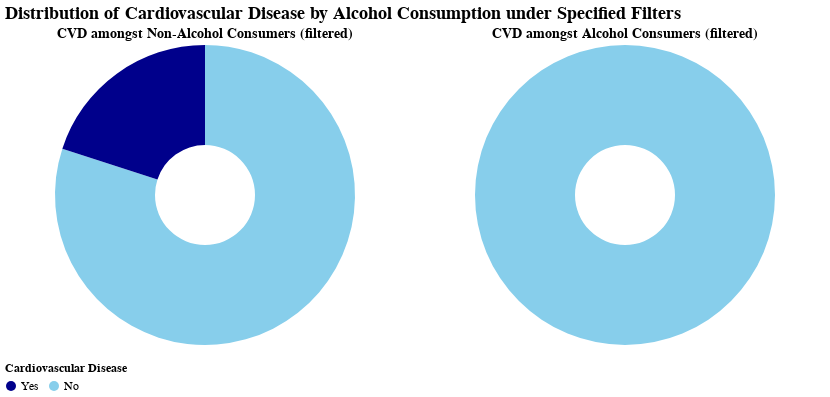

Write notebook code for a chart like this one.
### Code cell
alcohol_chart = alcohol_donut_chart.transform_filter(
    alt.datum.alco == 1
).properties(
    title=alt.TitleParams("CVD amongst Alcohol Consumers (filtered)", fontSize=14)
)

non_alcohol_chart = alcohol_donut_chart.transform_filter(
    alt.datum.alco == 0
).properties(
    title=alt.TitleParams("CVD amongst Non-Alcohol Consumers (filtered)", fontSize=14)
).encode(
    color=alt.Color('cardio:N', scale=color_scale, legend=alt.Legend(title="Cardiovascular Disease", orient='bottom', titleFontSize=12, labelFontSize=12))
)

# Combine the charts
combined_alcohol = alt.hconcat(non_alcohol_chart, alcohol_chart).resolve_scale(
    color='independent'
).properties(
    title=alt.TitleParams(
        text="Distribution of Cardiovascular Disease by Alcohol Consumption under Specified Filters",
        fontSize=18
    )
).configure_view(
    stroke=None
)

combined_alcohol

### Figure 1 — Vega-Lite specification as saved in the notebook (floating-point values rounded to 4 significant figures)
{"config": {"view": {"continuousWidth": 400, "continuousHeight": 300, "stroke": null}}, "hconcat": [{"mark": {"type": "arc", "innerRadius": 50}, "encoding": {"color": {"field": "cardio", "legend": {"labelFontSize": 12, "orient": "bottom", "title": "Cardiovascular Disease", "titleFontSize": 12}, "scale": {"domain": ["Yes", "No"], "range": ["darkblue", "skyblue"]}, "type": "nominal"}, "theta": {"field": "percentage", "stack": true, "type": "quantitative"}, "tooltip": [{"field": "counts", "title": "Number of Individuals", "type": "nominal"}, {"field": "percentage", "format": ".1%", "title": "Percentage", "type": "quantitative"}, {"field": "cardio", "title": "CVD Status", "type": "nominal"}]}, "selection": {"Gender": {"type": "single", "fields": ["gender"], "bind": {"input": "radio", "options": ["Female", "Male"], "name": "Gender: "}, "init": {"gender": "Female"}}, "Age Group": {"type": "single", "fields": ["age_group"], "bind": {"input": "select", "options": ["30-40", "41-50", "51-60", "61-70"], "name": "Age Group: "}, "init": {"age_group": "30-40"}}, "BMI Category": {"type": "single", "fields": ["BMI"], "bind": {"input": "select", "options": ["Underweight", "Normal", "Overweight", "Obese"], "name": "BMI Category: "}, "init": {"BMI": "Underweight"}}}, "title": {"text": "CVD amongst Non-Alcohol Consumers (filtered)", "fontSize": 14}, "transform": [{"filter": {"selection": "Gender"}}, {"filter": {"selection": "Age Group"}}, {"filter": {"selection": "BMI Category"}}, {"filter": "(datum.alco === 0)"}]}, {"mark": {"type": "arc", "innerRadius": 50}, "encoding": {"color": {"field": "cardio", "legend": null, "scale": {"domain": ["Yes", "No"], "range": ["darkblue", "skyblue"]}, "type": "nominal"}, "theta": {"field": "percentage", "stack": true, "type": "quantitative"}, "tooltip": [{"field": "counts", "title": "Number of Individuals", "type": "nominal"}, {"field": "percentage", "format": ".1%", "title": "Percentage", "type": "quantitative"}, {"field": "cardio", "title": "CVD Status", "type": "nominal"}]}, "selection": {"Gender": {"type": "single", "fields": ["gender"], "bind": {"input": "radio", "options": ["Female", "Male"], "name": "Gender: "}, "init": {"gender": "Female"}}, "Age Group": {"type": "single", "fields": ["age_group"], "bind": {"input": "select", "options": ["30-40", "41-50", "51-60", "61-70"], "name": "Age Group: "}, "init": {"age_group": "30-40"}}, "BMI Category": {"type": "single", "fields": ["BMI"], "bind": {"input": "select", "options": ["Underweight", "Normal", "Overweight", "Obese"], "name": "BMI Category: "}, "init": {"BMI": "Underweight"}}}, "title": {"text": "CVD amongst Alcohol Consumers (filtered)", "fontSize": 14}, "transform": [{"filter": {"selection": "Gender"}}, {"filter": {"selection": "Age Group"}}, {"filter": {"selection": "BMI Category"}}, {"filter": "(datum.alco === 1)"}]}], "data": {"name": "data-9e93af09055090ca862a78cc1a657084"}, "resolve": {"scale": {"color": "independent"}}, "title": {"text": "Distribution of Cardiovascular Disease by Alcohol Consumption under Specified Filters", "fontSize": 18}, "$schema": "https://vega.github.io/schema/vega-lite/v4.17.0.json", "datasets": {"data-9e93af09055090ca862a78cc1a657084": [{"gender": "Female", "cardio": "No", "age_group": "30-40", "BMI": "Normal", "alco": 0, "counts": 97, "percentage": 0.8661}, {"gender": "Female", "cardio": "No", "age_group": "30-40", "BMI": "Normal", "alco": 1, "counts": 2, "percentage": 1.0}, {"gender": "Female", "cardio": "No", "age_group": "30-40", "BMI": "Obese", "alco": 0, "counts": 5, "percentage": 0.7143}, {"gender": "Female", "cardio": "No", "age_group": "30-40", "BMI": "Obese", "alco": 1, "counts": 1, "percentage": 1.0}, {"gender": "Female", "cardio": "No", "age_group": "30-40", "BMI": "Overweight", "alco": 0, "counts": 107, "percentage": 0.6993}, {"gender": "Female", "cardio": "No", "age_group": "30-40", "BMI": "Overweight", "alco": 1, "counts": 7, "percentage": 0.875}, {"gender": "Female", "cardio": "No", "age_group": "30-40", "BMI": "Underweight", "alco": 0, "counts": 4, "percentage": 0.8}, {"gender": "Female", "cardio": "No", "age_group": "30-40", "BMI": "Underweight", "alco": 1, "counts": 1, "percentage": 1.0}, {"gender": "Female", "cardio": "No", "age_group": "41-50", "BMI": "Normal", "alco": 0, "counts": 3348, "percentage": 0.7397}, {"gender": "Female", "cardio": "No", "age_group": "41-50", "BMI": "Normal", "alco": 1, "counts": 70, "percentage": 0.7955}, {"gender": "Female", "cardio": "No", "age_group": "41-50", "BMI": "Obese", "alco": 0, "counts": 136, "percentage": 0.4304}, {"gender": "Female", "cardio": "No", "age_group": "41-50", "BMI": "Obese", "alco": 1, "counts": 3, "percentage": 0.2}, {"gender": "Female", "cardio": "No", "age_group": "41-50", "BMI": "Overweight", "alco": 0, "counts": 3516, "percentage": 0.5847}, {"gender": "Female", "cardio": "No", "age_group": "41-50", "BMI": "Overweight", "alco": 1, "counts": 133, "percentage": 0.6333}, {"gender": "Female", "cardio": "No", "age_group": "41-50", "BMI": "Underweight", "alco": 0, "counts": 143, "percentage": 0.872}, {"gender": "Female", "cardio": "No", "age_group": "41-50", "BMI": "Underweight", "alco": 1, "counts": 2, "percentage": 1.0}, {"gender": "Female", "cardio": "No", "age_group": "51-60", "BMI": "Normal", "alco": 0, "counts": 4716, "percentage": 0.5964}, {"gender": "Female", "cardio": "No", "age_group": "51-60", "BMI": "Normal", "alco": 1, "counts": 77, "percentage": 0.5878}, {"gender": "Female", "cardio": "No", "age_group": "51-60", "BMI": "Obese", "alco": 0, "counts": 249, "percentage": 0.3007}, {"gender": "Female", "cardio": "No", "age_group": "51-60", "BMI": "Obese", "alco": 1, "counts": 12, "percentage": 0.2727}, {"gender": "Female", "cardio": "No", "age_group": "51-60", "BMI": "Overweight", "alco": 0, "counts": 6610, "percentage": 0.4664}, {"gender": "Female", "cardio": "No", "age_group": "51-60", "BMI": "Overweight", "alco": 1, "counts": 201, "percentage": 0.4487}, {"gender": "Female", "cardio": "No", "age_group": "51-60", "BMI": "Underweight", "alco": 0, "counts": 118, "percentage": 0.6705}, {"gender": "Female", "cardio": "No", "age_group": "51-60", "BMI": "Underweight", "alco": 1, "counts": 2, "percentage": 1.0}, {"gender": "Female", "cardio": "No", "age_group": "61-70", "BMI": "Normal", "alco": 0, "counts": 1163, "percentage": 0.4019}, {"gender": "Female", "cardio": "No", "age_group": "61-70", "BMI": "Normal", "alco": 1, "counts": 12, "percentage": 0.3077}, {"gender": "Female", "cardio": "No", "age_group": "61-70", "BMI": "Obese", "alco": 0, "counts": 99, "percentage": 0.2346}, {"gender": "Female", "cardio": "No", "age_group": "61-70", "BMI": "Obese", "alco": 1, "counts": 4, "percentage": 0.4444}, {"gender": "Female", "cardio": "No", "age_group": "61-70", "BMI": "Overweight", "alco": 0, "counts": 1981, "percentage": 0.3002}, {"gender": "Female", "cardio": "No", "age_group": "61-70", "BMI": "Overweight", "alco": 1, "counts": 54, "percentage": 0.3396}, {"gender": "Female", "cardio": "No", "age_group": "61-70", "BMI": "Underweight", "alco": 0, "counts": 40, "percentage": 0.5333}, {"gender": "Female", "cardio": "No", "age_group": "61-70", "BMI": "Underweight", "alco": 1, "counts": 1, "percentage": 0.5}, {"gender": "Female", "cardio": "Yes", "age_group": "30-40", "BMI": "Normal", "alco": 0, "counts": 15, "percentage": 0.1339}, {"gender": "Female", "cardio": "Yes", "age_group": "30-40", "BMI": "Normal", "alco": 1, "counts": 0, "percentage": 0.0}, {"gender": "Female", "cardio": "Yes", "age_group": "30-40", "BMI": "Obese", "alco": 0, "counts": 2, "percentage": 0.2857}, {"gender": "Female", "cardio": "Yes", "age_group": "30-40", "BMI": "Obese", "alco": 1, "counts": 0, "percentage": 0.0}, {"gender": "Female", "cardio": "Yes", "age_group": "30-40", "BMI": "Overweight", "alco": 0, "counts": 46, "percentage": 0.3007}, {"gender": "Female", "cardio": "Yes", "age_group": "30-40", "BMI": "Overweight", "alco": 1, "counts": 1, "percentage": 0.125}, {"gender": "Female", "cardio": "Yes", "age_group": "30-40", "BMI": "Underweight", "alco": 0, "counts": 1, "percentage": 0.2}, {"gender": "Female", "cardio": "Yes", "age_group": "30-40", "BMI": "Underweight", "alco": 1, "counts": 0, "percentage": 0.0}, {"gender": "Female", "cardio": "Yes", "age_group": "41-50", "BMI": "Normal", "alco": 0, "counts": 1178, "percentage": 0.2603}, {"gender": "Female", "cardio": "Yes", "age_group": "41-50", "BMI": "Normal", "alco": 1, "counts": 18, "percentage": 0.2045}, {"gender": "Female", "cardio": "Yes", "age_group": "41-50", "BMI": "Obese", "alco": 0, "counts": 180, "percentage": 0.5696}, {"gender": "Female", "cardio": "Yes", "age_group": "41-50", "BMI": "Obese", "alco": 1, "counts": 12, "percentage": 0.8}, {"gender": "Female", "cardio": "Yes", "age_group": "41-50", "BMI": "Overweight", "alco": 0, "counts": 2497, "percentage": 0.4153}, {"gender": "Female", "cardio": "Yes", "age_group": "41-50", "BMI": "Overweight", "alco": 1, "counts": 77, "percentage": 0.3667}, {"gender": "Female", "cardio": "Yes", "age_group": "41-50", "BMI": "Underweight", "alco": 0, "counts": 21, "percentage": 0.128}, {"gender": "Female", "cardio": "Yes", "age_group": "41-50", "BMI": "Underweight", "alco": 1, "counts": 0, "percentage": 0.0}, {"gender": "Female", "cardio": "Yes", "age_group": "51-60", "BMI": "Normal", "alco": 0, "counts": 3192, "percentage": 0.4036}, {"gender": "Female", "cardio": "Yes", "age_group": "51-60", "BMI": "Normal", "alco": 1, "counts": 54, "percentage": 0.4122}, {"gender": "Female", "cardio": "Yes", "age_group": "51-60", "BMI": "Obese", "alco": 0, "counts": 579, "percentage": 0.6993}, {"gender": "Female", "cardio": "Yes", "age_group": "51-60", "BMI": "Obese", "alco": 1, "counts": 32, "percentage": 0.7273}, {"gender": "Female", "cardio": "Yes", "age_group": "51-60", "BMI": "Overweight", "alco": 0, "counts": 7562, "percentage": 0.5336}, {"gender": "Female", "cardio": "Yes", "age_group": "51-60", "BMI": "Overweight", "alco": 1, "counts": 247, "percentage": 0.5513}, {"gender": "Female", "cardio": "Yes", "age_group": "51-60", "BMI": "Underweight", "alco": 0, "counts": 58, "percentage": 0.3295}, {"gender": "Female", "cardio": "Yes", "age_group": "51-60", "BMI": "Underweight", "alco": 1, "counts": 0, "percentage": 0.0}, {"gender": "Female", "cardio": "Yes", "age_group": "61-70", "BMI": "Normal", "alco": 0, "counts": 1731, "percentage": 0.5981}, {"gender": "Female", "cardio": "Yes", "age_group": "61-70", "BMI": "Normal", "alco": 1, "counts": 27, "percentage": 0.6923}, {"gender": "Female", "cardio": "Yes", "age_group": "61-70", "BMI": "Obese", "alco": 0, "counts": 323, "percentage": 0.7654}, {"gender": "Female", "cardio": "Yes", "age_group": "61-70", "BMI": "Obese", "alco": 1, "counts": 5, "percentage": 0.5556}, {"gender": "Female", "cardio": "Yes", "age_group": "61-70", "BMI": "Overweight", "alco": 0, "counts": 4617, "percentage": 0.6998}, {"gender": "Female", "cardio": "Yes", "age_group": "61-70", "BMI": "Overweight", "alco": 1, "counts": 105, "percentage": 0.6604}, {"gender": "Female", "cardio": "Yes", "age_group": "61-70", "BMI": "Underweight", "alco": 0, "counts": 35, "percentage": 0.4667}, {"gender": "Female", "cardio": "Yes", "age_group": "61-70", "BMI": "Underweight", "alco": 1, "counts": 1, "percentage": 0.5}, {"gender": "Male", "cardio": "No", "age_group": "30-40", "BMI": "Normal", "alco": 0, "counts": 65, "percentage": 0.8784}, {"gender": "Male", "cardio": "No", "age_group": "30-40", "BMI": "Normal", "alco": 1, "counts": 9, "percentage": 0.8182}, {"gender": "Male", "cardio": "No", "age_group": "30-40", "BMI": "Obese", "alco": 0, "counts": 3, "percentage": 1.0}, {"gender": "Male", "cardio": "No", "age_group": "30-40", "BMI": "Obese", "alco": 1, "counts": 1, "percentage": 1.0}, {"gender": "Male", "cardio": "No", "age_group": "30-40", "BMI": "Overweight", "alco": 0, "counts": 52, "percentage": 0.6667}, {"gender": "Male", "cardio": "No", "age_group": "30-40", "BMI": "Overweight", "alco": 1, "counts": 12, "percentage": 0.8}, {"gender": "Male", "cardio": "No", "age_group": "30-40", "BMI": "Underweight", "alco": 0, "counts": 3, "percentage": 1.0}, {"gender": "Male", "cardio": "No", "age_group": "30-40", "BMI": "Underweight", "alco": 1, "counts": 0, "percentage": null}, {"gender": "Male", "cardio": "No", "age_group": "41-50", "BMI": "Normal", "alco": 0, "counts": 1910, "percentage": 0.7066}, {"gender": "Male", "cardio": "No", "age_group": "41-50", "BMI": "Normal", "alco": 1, "counts": 251, "percentage": 0.7795}, {"gender": "Male", "cardio": "No", "age_group": "41-50", "BMI": "Obese", "alco": 0, "counts": 18, "percentage": 0.2812}, {"gender": "Male", "cardio": "No", "age_group": "41-50", "BMI": "Obese", "alco": 1, "counts": 4, "percentage": 0.3333}, {"gender": "Male", "cardio": "No", "age_group": "41-50", "BMI": "Overweight", "alco": 0, "counts": 1830, "percentage": 0.5381}, {"gender": "Male", "cardio": "No", "age_group": "41-50", "BMI": "Overweight", "alco": 1, "counts": 252, "percentage": 0.5261}, {"gender": "Male", "cardio": "No", "age_group": "41-50", "BMI": "Underweight", "alco": 0, "counts": 50, "percentage": 0.7692}, {"gender": "Male", "cardio": "No", "age_group": "41-50", "BMI": "Underweight", "alco": 1, "counts": 8, "percentage": 0.8889}, {"gender": "Male", "cardio": "No", "age_group": "51-60", "BMI": "Normal", "alco": 0, "counts": 2275, "percentage": 0.5729}, {"gender": "Male", "cardio": "No", "age_group": "51-60", "BMI": "Normal", "alco": 1, "counts": 264, "percentage": 0.6377}, {"gender": "Male", "cardio": "No", "age_group": "51-60", "BMI": "Obese", "alco": 0, "counts": 32, "percentage": 0.2963}, {"gender": "Male", "cardio": "No", "age_group": "51-60", "BMI": "Obese", "alco": 1, "counts": 7, "percentage": 0.3889}, {"gender": "Male", "cardio": "No", "age_group": "51-60", "BMI": "Overweight", "alco": 0, "counts": 2638, "percentage": 0.4215}, {"gender": "Male", "cardio": "No", "age_group": "51-60", "BMI": "Overweight", "alco": 1, "counts": 374, "percentage": 0.4517}, {"gender": "Male", "cardio": "No", "age_group": "51-60", "BMI": "Underweight", "alco": 0, "counts": 50, "percentage": 0.6494}, {"gender": "Male", "cardio": "No", "age_group": "51-60", "BMI": "Underweight", "alco": 1, "counts": 9, "percentage": 0.6923}, {"gender": "Male", "cardio": "No", "age_group": "61-70", "BMI": "Normal", "alco": 0, "counts": 805, "percentage": 0.4305}, {"gender": "Male", "cardio": "No", "age_group": "61-70", "BMI": "Normal", "alco": 1, "counts": 70, "percentage": 0.4636}, {"gender": "Male", "cardio": "No", "age_group": "61-70", "BMI": "Obese", "alco": 0, "counts": 16, "percentage": 0.3137}, {"gender": "Male", "cardio": "No", "age_group": "61-70", "BMI": "Obese", "alco": 1, "counts": 1, "percentage": 0.1667}, {"gender": "Male", "cardio": "No", "age_group": "61-70", "BMI": "Overweight", "alco": 0, "counts": 983, "percentage": 0.3163}, {"gender": "Male", "cardio": "No", "age_group": "61-70", "BMI": "Overweight", "alco": 1, "counts": 97, "percentage": 0.3012}, {"gender": "Male", "cardio": "No", "age_group": "61-70", "BMI": "Underweight", "alco": 0, "counts": 18, "percentage": 0.5455}, {"gender": "Male", "cardio": "No", "age_group": "61-70", "BMI": "Underweight", "alco": 1, "counts": 0, "percentage": 0.0}, {"gender": "Male", "cardio": "Yes", "age_group": "30-40", "BMI": "Normal", "alco": 0, "counts": 9, "percentage": 0.1216}, {"gender": "Male", "cardio": "Yes", "age_group": "30-40", "BMI": "Normal", "alco": 1, "counts": 2, "percentage": 0.1818}, {"gender": "Male", "cardio": "Yes", "age_group": "30-40", "BMI": "Obese", "alco": 0, "counts": 0, "percentage": 0.0}, {"gender": "Male", "cardio": "Yes", "age_group": "30-40", "BMI": "Obese", "alco": 1, "counts": 0, "percentage": 0.0}, {"gender": "Male", "cardio": "Yes", "age_group": "30-40", "BMI": "Overweight", "alco": 0, "counts": 26, "percentage": 0.3333}, {"gender": "Male", "cardio": "Yes", "age_group": "30-40", "BMI": "Overweight", "alco": 1, "counts": 3, "percentage": 0.2}, {"gender": "Male", "cardio": "Yes", "age_group": "30-40", "BMI": "Underweight", "alco": 0, "counts": 0, "percentage": 0.0}, {"gender": "Male", "cardio": "Yes", "age_group": "30-40", "BMI": "Underweight", "alco": 1, "counts": 0, "percentage": null}, {"gender": "Male", "cardio": "Yes", "age_group": "41-50", "BMI": "Normal", "alco": 0, "counts": 793, "percentage": 0.2934}, {"gender": "Male", "cardio": "Yes", "age_group": "41-50", "BMI": "Normal", "alco": 1, "counts": 71, "percentage": 0.2205}, {"gender": "Male", "cardio": "Yes", "age_group": "41-50", "BMI": "Obese", "alco": 0, "counts": 46, "percentage": 0.7188}, {"gender": "Male", "cardio": "Yes", "age_group": "41-50", "BMI": "Obese", "alco": 1, "counts": 8, "percentage": 0.6667}, {"gender": "Male", "cardio": "Yes", "age_group": "41-50", "BMI": "Overweight", "alco": 0, "counts": 1571, "percentage": 0.4619}, {"gender": "Male", "cardio": "Yes", "age_group": "41-50", "BMI": "Overweight", "alco": 1, "counts": 227, "percentage": 0.4739}, {"gender": "Male", "cardio": "Yes", "age_group": "41-50", "BMI": "Underweight", "alco": 0, "counts": 15, "percentage": 0.2308}, {"gender": "Male", "cardio": "Yes", "age_group": "41-50", "BMI": "Underweight", "alco": 1, "counts": 1, "percentage": 0.1111}, {"gender": "Male", "cardio": "Yes", "age_group": "51-60", "BMI": "Normal", "alco": 0, "counts": 1696, "percentage": 0.4271}, {"gender": "Male", "cardio": "Yes", "age_group": "51-60", "BMI": "Normal", "alco": 1, "counts": 150, "percentage": 0.3623}, {"gender": "Male", "cardio": "Yes", "age_group": "51-60", "BMI": "Obese", "alco": 0, "counts": 76, "percentage": 0.7037}, {"gender": "Male", "cardio": "Yes", "age_group": "51-60", "BMI": "Obese", "alco": 1, "counts": 11, "percentage": 0.6111}, {"gender": "Male", "cardio": "Yes", "age_group": "51-60", "BMI": "Overweight", "alco": 0, "counts": 3620, "percentage": 0.5785}, {"gender": "Male", "cardio": "Yes", "age_group": "51-60", "BMI": "Overweight", "alco": 1, "counts": 454, "percentage": 0.5483}, {"gender": "Male", "cardio": "Yes", "age_group": "51-60", "BMI": "Underweight", "alco": 0, "counts": 27, "percentage": 0.3506}, {"gender": "Male", "cardio": "Yes", "age_group": "51-60", "BMI": "Underweight", "alco": 1, "counts": 4, "percentage": 0.3077}, {"gender": "Male", "cardio": "Yes", "age_group": "61-70", "BMI": "Normal", "alco": 0, "counts": 1065, "percentage": 0.5695}, {"gender": "Male", "cardio": "Yes", "age_group": "61-70", "BMI": "Normal", "alco": 1, "counts": 81, "percentage": 0.5364}, {"gender": "Male", "cardio": "Yes", "age_group": "61-70", "BMI": "Obese", "alco": 0, "counts": 35, "percentage": 0.6863}, {"gender": "Male", "cardio": "Yes", "age_group": "61-70", "BMI": "Obese", "alco": 1, "counts": 5, "percentage": 0.8333}, {"gender": "Male", "cardio": "Yes", "age_group": "61-70", "BMI": "Overweight", "alco": 0, "counts": 2125, "percentage": 0.6837}, {"gender": "Male", "cardio": "Yes", "age_group": "61-70", "BMI": "Overweight", "alco": 1, "counts": 225, "percentage": 0.6988}, {"gender": "Male", "cardio": "Yes", "age_group": "61-70", "BMI": "Underweight", "alco": 0, "counts": 15, "percentage": 0.4545}, {"gender": "Male", "cardio": "Yes", "age_group": "61-70", "BMI": "Underweight", "alco": 1, "counts": 2, "percentage": 1.0}]}}
